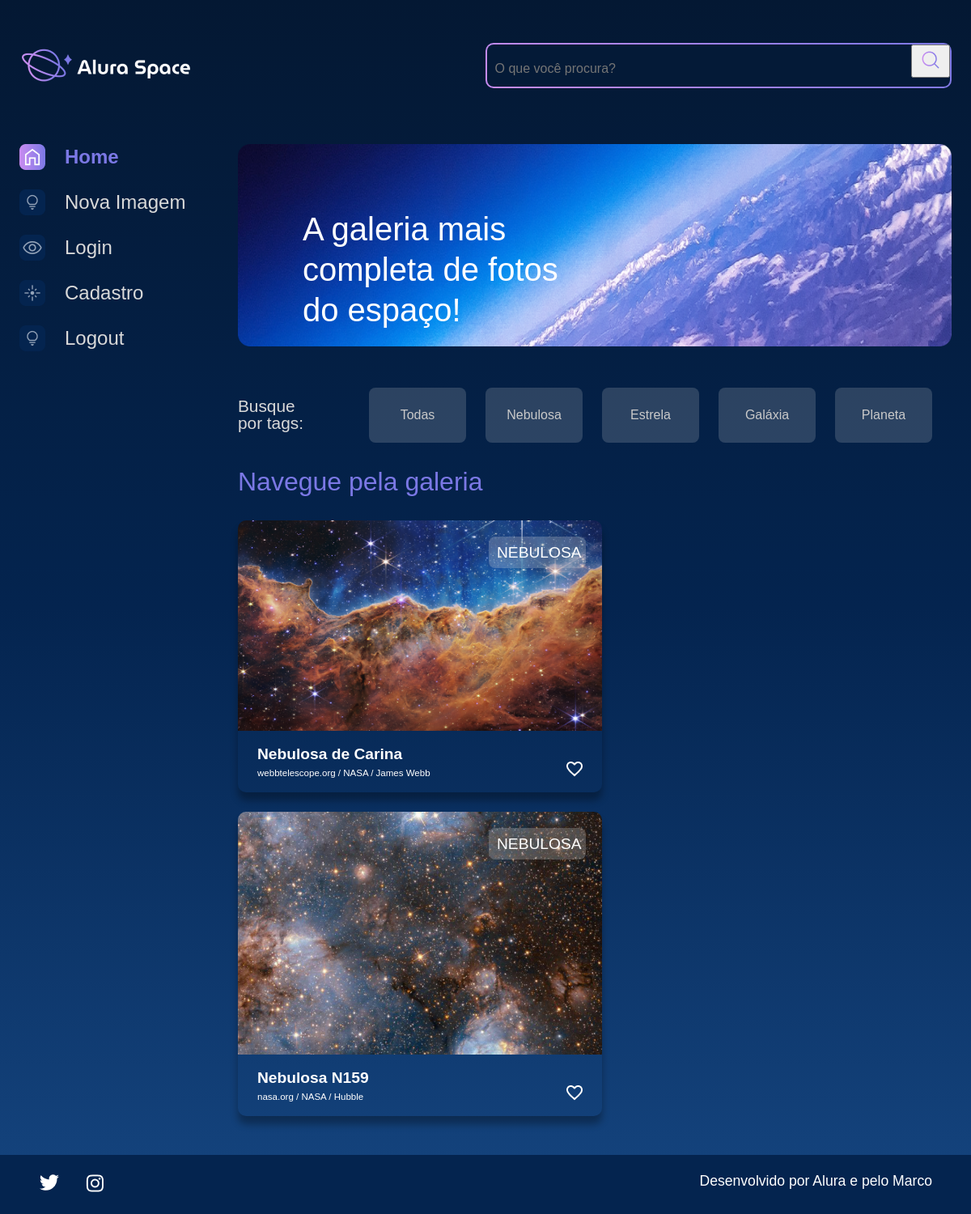
The page /filtro/NEBULOSA on the database its author committed.
### apps/galeria/models.py (models this page shows, shortened)
class Fotografia(models.Model):
    OPCOES_CATEGORIA = [
        ("NEBULOSA", "Nebulosa"),
        ("ESTRELA", "Estrela"),
        ("GALÁXIA", "Galáxia"),
        ("PLANETA", "Planeta"),
    ]
    nome = models.CharField(max_length=100, null=False, blank=False)
    legenda = models.CharField(max_length=150, null=False, blank=False)
    categoria = models.CharField(max_length=100, choices=OPCOES_CATEGORIA, default='')
    descricao = models.TextField(null=False, blank=False)
    foto = models.ImageField(upload_to="fotos/%Y/%m/%d/", blank=True)
    publicada =  models.BooleanField(default=True)
    data_fotografia = models.DateTimeField(default=datetime.now, blank=False)
    usuario = models.ForeignKey(
        to=User,
        on_delete=models.SET_NULL, #Caso o usuario for excluido a foto terá o usuario responsavel = null
        null= True,
        blank=False,
        related_name="user",
    )

### apps/galeria/views.py (the view)
# urls.py: path('filtro/<str:categoria>', filtro, name='filtro'),
def filtro(request, categoria):
    fotografias = Fotografia.objects.order_by("data_fotografia").filter(publicada=True, categoria=categoria)
    return render(request, 'galeria/index.html', {'cards': fotografias})

### templates/galeria/index.html
{% extends 'shared/base.html' %}
{% load static %}
{% block content %}
            <section class="conteudo">
                <section class="banner">
                    <img class="banner__imagem" src="{% static '/assets/imagens/Banner(2).png' %}" alt="banner Alura Space">
                    <h1 class="banner__titulo"> A galeria mais completa de fotos do espaço!</h1>
                </section>
                <section class="tags">
                    <p class="tags__titulo">Busque por tags:</p>
                    <ul class="tags__lista">
                        <li class="tags__tag"><a href="{% url 'index' %}" class="btn" style="color: #c9c9c9;">Todas</a></li>
                        <li class="tags__tag"><a href="{% url 'filtro' 'NEBULOSA' %}" class="btn" style="color: #c9c9c9;">Nebulosa</a></li>
                        <li class="tags__tag"><a href="{% url 'filtro' 'ESTRELA' %}" class="btn" style="color: #c9c9c9;">Estrela</a></li>
                        <li class="tags__tag"><a href="{% url 'filtro' 'GALAXIA' %}" class="btn" style="color: #c9c9c9;">Galáxia</a></li>
                        <li class="tags__tag"><a href="{% url 'filtro' 'PLANETA' %}" class="btn" style="color: #c9c9c9;">Planeta</a></li>
                    </ul>
                </section>
                <section class="galeria">
                    <div class="cards">
                        <h2 class="cards__titulo">Navegue pela galeria</h2>
                        <ul class="cards__lista">
                            {% if cards %}
                            {% for fotografia in cards %}
                            <li class="card">
                                <a href="{% url 'imagem' fotografia.id %}">
                                {% if fotografia.foto == "" or fotografia.foto == null %}
                                    <img class="card__imagem" src="{% static '/assets/imagens/galeria/Image_not_available.png'%}" alt="foto">
                                {% else %}
                                    <img class="card__imagem" src="{{ fotografia.foto.url }}" alt="foto">
                                {% endif %}
                                </a>
                                <span class="card__tag">{{ fotografia.categoria }}</span>
                                <div class="card__info">
                                    <p class="card__titulo">{{ fotografia.nome }}</p>
                                    <div class="card__texto">
                                        <p class="card__descricao">{{ fotografia.legenda }}</p>
                                        <span>
                                            <img src="{% static '/assets/ícones/1x/favorite_outline.png' %}" alt="ícone de coração">
                                        </span>
                                    </div>
                                </div>
                            </li>
                            {% endfor %}
                            {% else %}
                            <div class="imagem__texto">
                                <p>Fotografias não encontradas</p>
                            </div>
                            {% endif %}
                        </ul>
                    </div>
                </section>
            </section>
        </main>
    </div>
{% endblock %}

### setup/static/styles/style.css (style rules this page uses)
html, body, div, span, applet, object, iframe, h1, h2, h3, h4, h5, h6, p, blockquote, pre, a, abbr, acronym, address, big, cite, code, del, dfn, em, img, ins, kbd, q, s, samp, small, strike, strong, sub, sup, tt, var, b, u, i, center, dl, dt, dd, ol, ul, li, fieldset, form, label, legend, table, caption, tbody, tfoot, thead, tr, th, td, article, aside, canvas, details, embed, figure, figcaption, footer, header, hgroup, menu, nav, output, ruby, section, summary, time, mark, audio, video { margin: 0; padding: 0; border: 0; font-size: 100%; font: inherit; vertical-align: baseline; }
article, aside, details, figcaption, figure, footer, header, hgroup, menu, nav, section { display: block; }
body { line-height: 1; font-family: 'Space Grotesk', sans-serif; min-height: 100vh; background: linear-gradient(#041833,#04244F,#154580); background-repeat: no-repeat; background-position: center; background-size: cover; }
ol, ul { list-style: none; }
.banner { width: auto; position: relative; margin-bottom: 1.5rem; }
.banner__imagem { width: 100%; }
.banner__titulo { color: #FFFFFF; font-size: 40px; width: 350px; line-height: 50px; position: absolute; top: 80px; left: 80px; }
.cards { width: 100%; }
.cards__titulo { color: #7B78E5; font-size: 2rem; line-height: 3rem; margin-bottom: 1.5rem; }
.cards__lista { display: flex; flex-wrap: wrap; justify-content: space-between; align-content: space-between; }
.card { border-radius: 10px; box-shadow: 0px 10px 10px #00000050; color: #FFFFFF; margin-bottom: 1.5rem; position: relative; width: 450px; }
.card__imagem { width: 450px; border-radius: 10px 10px 0 0; }
.card__tag { background-color: #D9D9D940; border-radius: 8px; border: 2px solid transparent; font-size: 1.2rem; left: 310px; margin-right: 1.5rem; padding: .5rem .5rem; position: absolute; text-align: center; top: 20px; width: 100px; }
.card__info { font-size: 1.2rem; padding: 0 1.5rem 1rem 1.5rem; }
.card__titulo { font-weight: bold; line-height: 1.2rem; margin-top: 0.8em; }
.card__texto { display: flex; justify-content: space-between; flex-wrap: wrap; }
.card__texto img { cursor: pointer; }
.card__descricao { font-size: 0.6em; margin-top: 0.8em; }
.galeria { display: flex; width: 100%; }
.tags { padding: 1.5rem 0; display: flex; align-items: center; color: #D9D9D9; font-size: 1.3rem; }
.tags__titulo { margin-right: 4rem; }
.tags__lista { display: flex; }
.tags__tag { background-color: #D9D9D930; margin-right: 1.5rem; border-radius: 8px; padding: .8rem .5rem; width: 100px; text-align: center; border: 2px solid transparent; }
.btn { --bs-btn-padding-x: 0.75rem; --bs-btn-padding-y: 0.375rem; --bs-btn-font-family: ; --bs-btn-font-size: 1rem; --bs-btn-font-weight: 400; --bs-btn-line-height: 1.5; --bs-btn-color: #212529; --bs-btn-bg: transparent; --bs-btn-border-width: 1px; --bs-btn-border-color: transparent; --bs-btn-border-radius: 0.375rem; --bs-btn-hover-border-color: transparent; --bs-btn-box-shadow: inset 0 1px 0 rgba(255, 255, 255, 0.15),0 1px 1px rgba(0, 0, 0, 0.075); --bs-btn-disabled-opacity: 0.65; --bs-btn-focus-box-shadow: 0 0 0 0.25rem rgba(var(--bs-btn-focus-shadow-rgb), .5); display: inline-block; padding: var(--bs-btn-padding-y) var(--bs-btn-padding-x); font-family: var(--bs-btn-font-family); font-size: var(--bs-btn-font-size); font-weight: var(--bs-btn-font-weight); line-height: var(--bs-btn-line-height); color: var(--bs-btn-color); text-align: center; text-decoration: none; vertical-align: middle; cursor: pointer; -webkit-user-select: none; -moz-user-select: none; user-select: none; border: var(--bs-btn-border-width) solid var(--bs-btn-border-color); border-radius: var(--bs-btn-border-radius); background-color: var(--bs-btn-bg); transition: color .15s ease-in-out,background-color .15s ease-in-out,border-color .15s ease-in-out,box-shadow .15s ease-in-out; }

### rows shown on the page
Fotografia: foto (picture), categoria "NEBULOSA", nome "Nebulosa de Carina", legenda "webbtelescope.org / NASA / James Webb"
Fotografia: foto (picture), categoria "NEBULOSA", nome "Nebulosa N159", legenda "nasa.org / NASA / Hubble"
